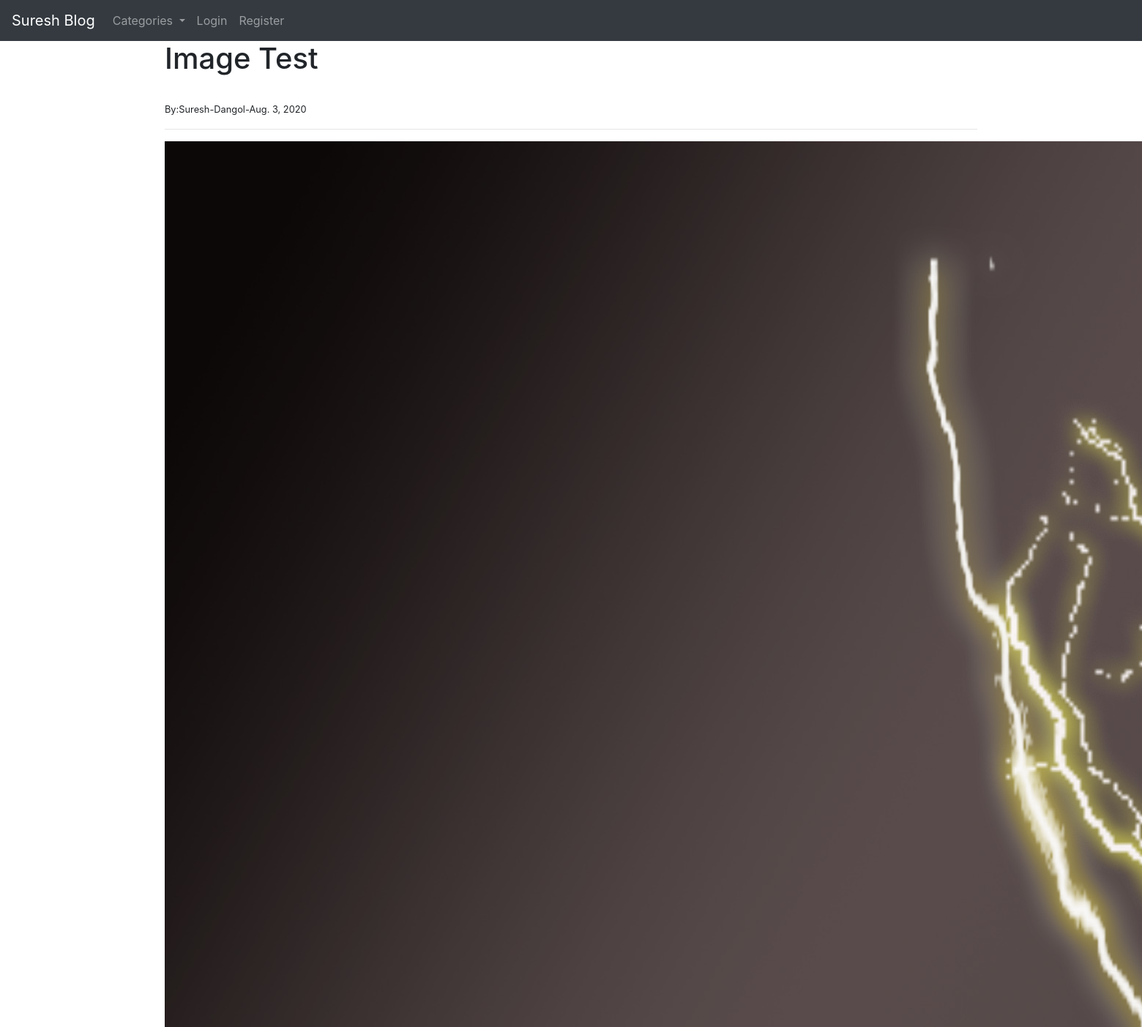
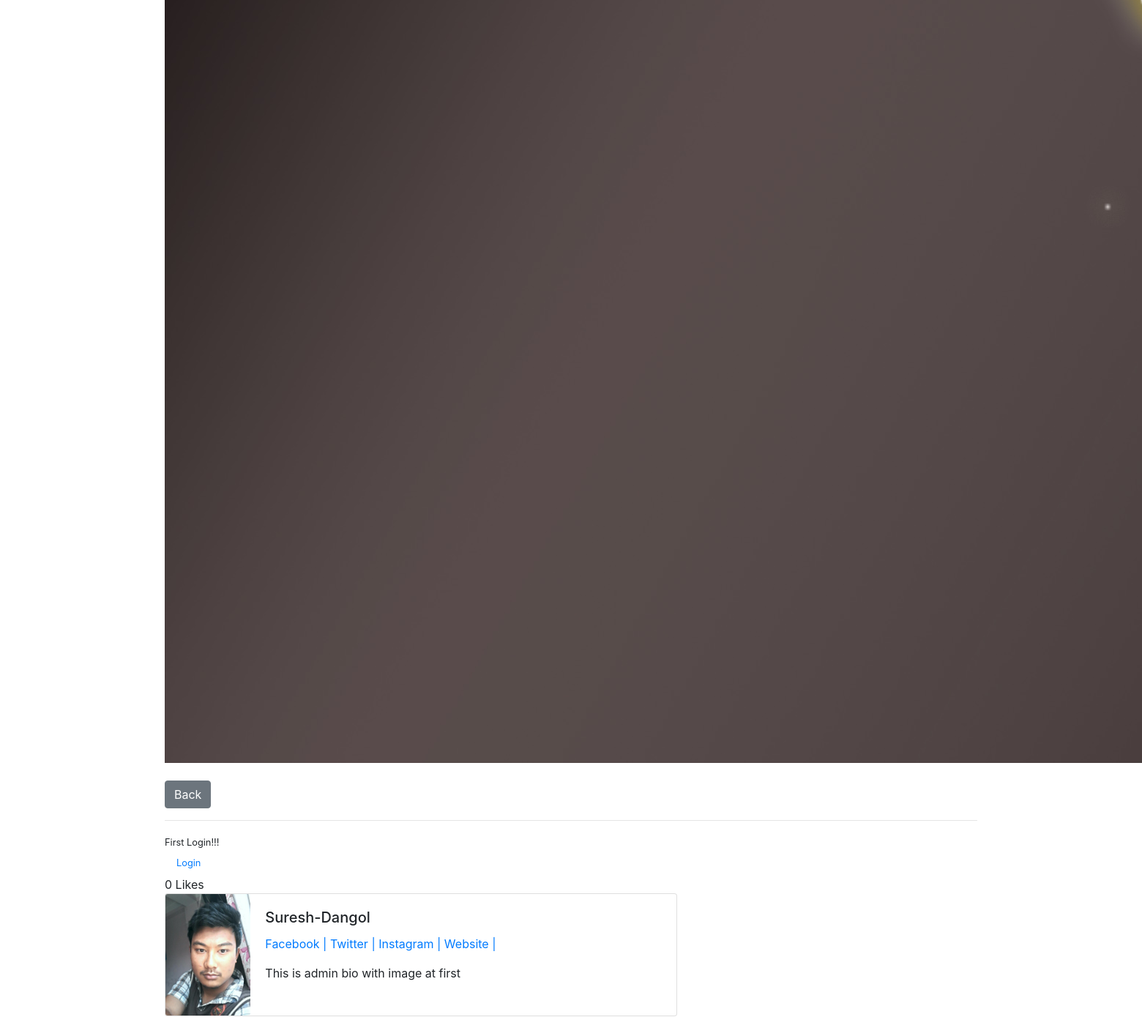
Screenshot of /detail/10 with the database file from the repository (2 pictures, top to bottom).
### blog/models.py (models this page shows, shortened)
class Post(models.Model):
    title = models.CharField(max_length=255)
    image = models.ImageField(null=True,blank=True,upload_to='images/')
    title_tag = models.CharField(max_length=255)
    author = models.ForeignKey(User,on_delete=models.CASCADE)
    body = RichTextField(blank=True,null=True)
    post_date = models.DateField(auto_now_add=True)
    category = models.CharField(max_length=255, default='coding')
    snippet = models.CharField(max_length=255,)
    likes = models.ManyToManyField(User,related_name='blog_posts')
    def total_likes(self):
        return self.likes.count()

class Profile(models.Model):
    user = models.OneToOneField(User,null=True,on_delete=models.CASCADE)
    bio = models.TextField()
    profile_image = models.ImageField(null=True, blank=True, upload_to='images/profile/')
    website_url = models.CharField(max_length=255,null=True, blank=True)
    fb_url = models.CharField(max_length=255, null=True, blank=True)
    twitter_url = models.CharField(max_length=255, null=True, blank=True)
    git_url = models.CharField(max_length=255, null=True, blank=True)

### blog/views.py (the view)
# urls.py: path('detail/<int:pk>',BlogDetailView.as_view(),name='details'),
class BlogDetailView(DetailView):
    model = Post
    template_name = 'details.html'
    def get_context_data(self, *args, **kwargs):
        cat_menu = Category.objects.all()
        context = super(BlogDetailView, self).get_context_data(*args, **kwargs)
        stuff=get_object_or_404(Post,id=self.kwargs['pk'])
        total_likes= stuff.total_likes()
        liked = False
        if stuff.likes.filter(id=self.request.user.id).exists():
            liked = True
        context['cat_menu'] = cat_menu
        context["total_likes"] = total_likes
        context['liked'] = liked
        return context

### blog/models.py (called while the page is built)
    def __str__(self):
        return self.name

### blog/templates/details.html (shortened to what this page needs)
{% extends 'base.html'%}
{%block content%}
<h1>{{post.title}}</h1><br>
<small> By:{{post.author.first_name}}-{{post.author.last_name}}-{{post.post_date}}</small><br>
<hr>
{% if post.image%}
     <img src ="{{post.image.url }}">
{% endif%}
<br>
<br>
<a href="{% url 'home'%}" class="btn btn-secondary">Back</a>
<br/>
<hr>
<form action="{% url 'like_post'  post.pk %}" method = "POST">
     {% if user.is_authenticated %}
          {% if liked  %}
               <button type="submit" name="post_id" value="{{post.id}}" class="btn btn-danger btn-sm">Unike</button>
          {% else %}
               <button type="submit" name="post_id" value="{{post.id}}" class="btn btn-primary btn-sm">Like</button>
          {% endif %}
     {% else %}
     <small>First Login!!! <a class="nav-link" href="{% url 'login' %}">Login</a></small>
     {% endif %}
           {{total_likes }} Likes
</form>
<div class="card mb-3" style="max-width: 700px;">
  <div class="row no-gutters">
    <div class="col-md-2">
      <img src="{{post.author.profile.profile_image.url}}" class="card-img" alt="...">
    </div>
    <div class="col-md-10">
      <div class="card-body">
        <h5 class="card-title">{{post.author.first_name}}-{{post.author.last_name}}</h5>
            <p  class="text-muted">
                 <a href=" {{post.author.profile.fb_url}}" >Facebook |  </a>
                 <a href=" {{post.author.profile.twitter_url}}" > Twitter |</a>
                  <a href=" {{post.author.profile.instagram_url}}" > Instagram |</a>
                  <a href=" {{post.author.profile.website_url}}" > Website |</a>
                 </p>
        <p class="card-text">
             {{post.author.profile.bio}}
        </p>
      </div>
    </div>
  </div>
</div>
{% endblock%}

### rows the page displays
Post: title "Image Test", author.first_name "Suresh", author.last_name "Dangol", post_date "Aug. 3, 2020", image (picture), author.profile.profile_image (picture), author.profile.bio "This is admin bio with image at first"

### other values shown
{{ total_likes }} "0"
